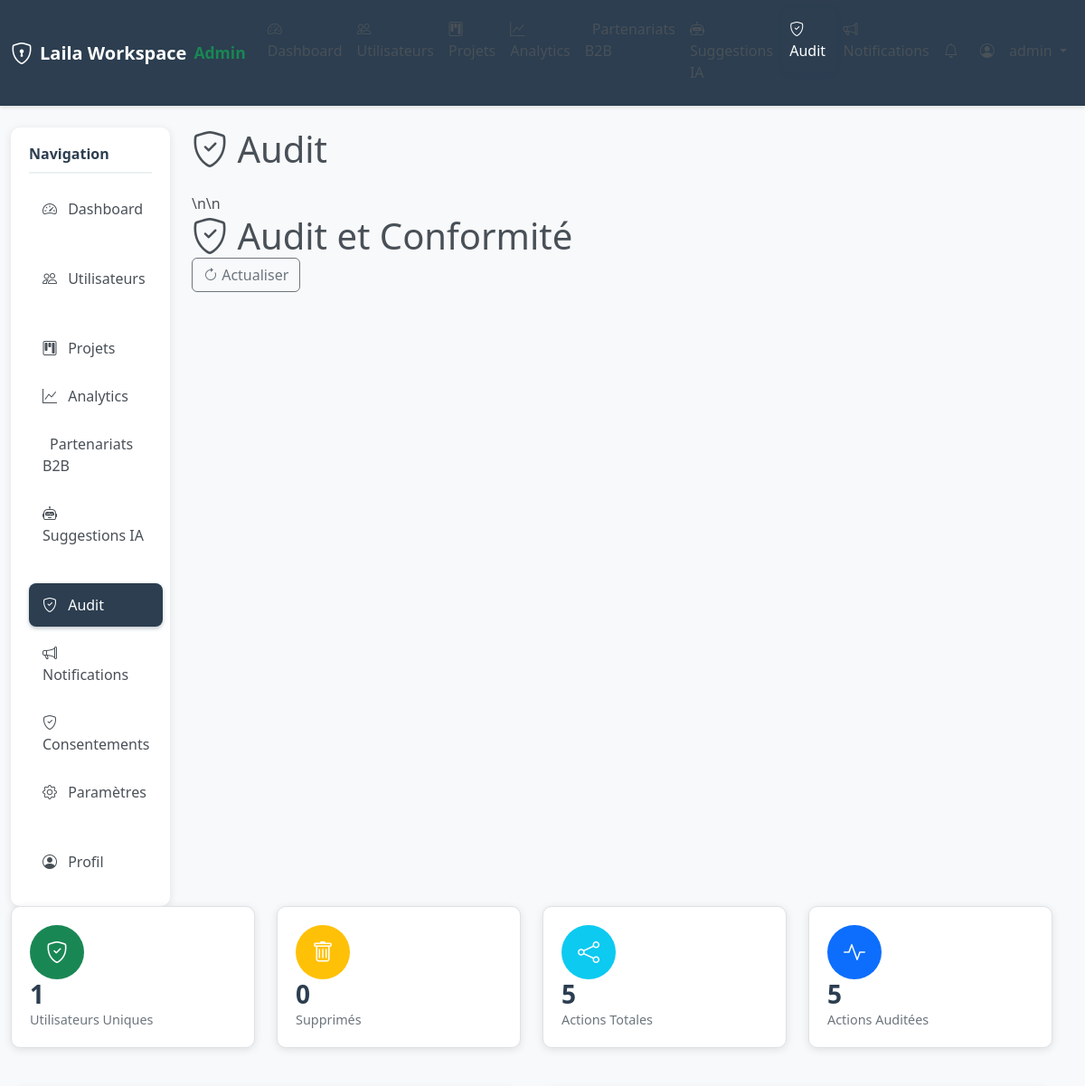
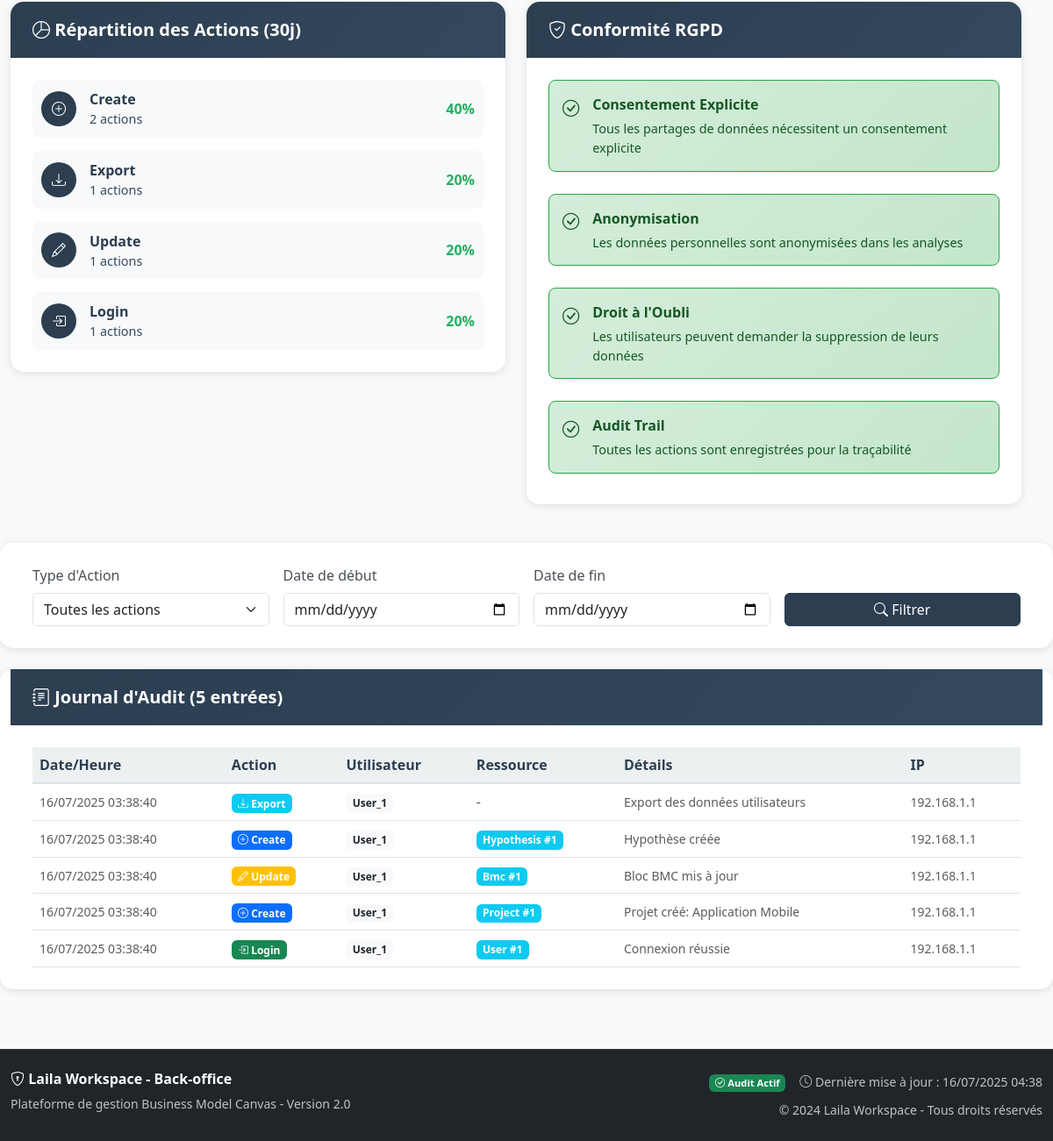
Screenshot of /views/admin/audit.php (signed in) with the database file from the repository (2 pictures, top to bottom).
### tables this page shows
CREATE TABLE IF NOT EXISTS audit_log (
    id INT AUTO_INCREMENT PRIMARY KEY,
    user_id INT,
    action_type VARCHAR(50) NOT NULL,
    resource_type VARCHAR(50),
    resource_id INT,
    details TEXT,
    ip_address VARCHAR(45),
    user_agent TEXT,
    created_at TIMESTAMP DEFAULT CURRENT_TIMESTAMP,
    INDEX idx_user_id (user_id),
    INDEX idx_action_type (action_type),
    INDEX idx_created_at (created_at)
);

### views/admin/audit.php (the view, shortened to what the rows shown need)
<?php
require_once '../../includes/db_connect.php';
function getActionColor($action_type) {
    switch ($action_type) {
        case 'login':
            return 'success';
        case 'create':
            return 'primary';
        case 'update':
            return 'warning';
        case 'export':
            return 'info';
    }
}
function getActionIcon($action_type) {
    switch ($action_type) {
        case 'login':
            return 'bi-box-arrow-in-right';
        case 'create':
            return 'bi-plus-circle';
        case 'update':
            return 'bi-pencil';
        case 'export':
            return 'bi-download';
    }
}
$page = isset($_GET['page']) ? (int)$_GET['page'] : 1;
$limit = 50;
$offset = ($page - 1) * $limit;
try {
    $where_conditions = [];
    $params = [];
    $where_clause = $where_conditions ? 'WHERE ' . implode(' AND ', $where_conditions) : '';
    $sql = "
        SELECT
            id,
            action_type,
            CONCAT('User_', user_id) as user_code,
            resource_type,
            resource_id,
            details,
            ip_address,
            user_agent,
            created_at
        FROM audit_log
        $where_clause
        ORDER BY created_at DESC
        LIMIT $limit OFFSET $offset
    ";
    $stmt = $pdo->prepare($sql);
    $stmt->execute($params);
    $audit_logs = $stmt->fetchAll(PDO::FETCH_ASSOC);
} catch (PDOException $e) {
    error_log('Erreur audit admin : ' . $e->getMessage());
    $audit_logs = [];
    $stats = [];
    $actions_by_type = [];
    $top_users = [];
    $total_pages = 0;
}
?>
<?php include 'template_header_simple.php'; ?>\n\n
                    <h1 style="color: var(--primary); margin: 0;">
                        <i class="bi bi-shield-check"></i> Audit et Conformité
                    </h1>
                </div>
                    <div class="admin-card">
                        <div class="card-body">
                            <div class="table-responsive">
                                <table class="table table-hover">
                                    <thead>
                                        <tr>
                                            <th>Date/Heure</th>
                                            <th>Action</th>
                                            <th>Utilisateur</th>
                                            <th>Ressource</th>
                                            <th>Détails</th>
                                            <th>IP</th>
                                        </tr>
                                    </thead>
                                    <tbody>
                                        <?php foreach ($audit_logs as $log): ?>
                                        <tr>
                                            <td>
                                                <small class="text-muted">
                                                    <?= date('d/m/Y H:i:s', strtotime($log['created_at'])) ?>
                                                </small>
                                            </td>
                                            <td>
                                                <span class="badge bg-<?= getActionColor($log['action_type']) ?>">
                                                    <i class="bi <?= getActionIcon($log['action_type']) ?>"></i>
                                                    <?= ucfirst($log['action_type']) ?>
                                                </span>
                                            </td>
                                            <td>
                                                <span class="badge bg-light text-dark">
                                                    <?= htmlspecialchars($log['user_code']) ?>
                                                </span>
                                            </td>
                                            <td>
                                                <?php if ($log['resource_type'] && $log['resource_id']): ?>
                                                <span class="badge bg-info">
                                                    <?= ucfirst($log['resource_type']) ?> #<?= $log['resource_id'] ?>
                                                </span>
                                                <?php else: ?>
                                                <span class="text-muted">-</span>
                                                <?php endif; ?>
                                            </td>
                                            <td>
                                                <small class="text-muted">
                                                    <?= htmlspecialchars(substr($log['details'], 0, 50)) ?>
                                                </small>
                                            </td>
                                            <td>
                                                <small class="text-muted">
                                                    <?= htmlspecialchars($log['ip_address']) ?>
                                                </small>
                                            </td>
                                        </tr>
                                        <?php endforeach; ?>
                                    </tbody>
                                </table>
                            </div>
                        </div>
                    </div>
                </div>
            </div>
</body>
</html>

### rows the page displays
audit_log: created_at "16/07/2025 03:38:40", action_type "Export", user_code "User_1", details "Export des données utilisateurs", ip_address "192.168.1.1"
audit_log: created_at "16/07/2025 03:38:40", action_type "Create", user_code "User_1", resource_type "Hypothesis", resource "1", details "Hypothèse créée", ip_address "192.168.1.1"
audit_log: created_at "16/07/2025 03:38:40", action_type "Update", user_code "User_1", resource_type "Bmc", resource "1", details "Bloc BMC mis à jour", ip_address "192.168.1.1"
audit_log: created_at "16/07/2025 03:38:40", action_type "Create", user_code "User_1", resource_type "Project", resource "1", details "Projet créé: Application Mobile", ip_address "192.168.1.1"
audit_log: created_at "16/07/2025 03:38:40", action_type "Login", user_code "User_1", resource_type "User", resource "1", details "Connexion réussie", ip_address "192.168.1.1"

### other values shown
$_SESSION['user_role'] "admin"
$page_title "Audit"
$stats['unique_users'] "1"
$stats['deletes'] "0"
$stats['total_actions'] "5"
$total_logs "5"
$stat['action_type'] "Create"
$stat['count'] "2"
$stat['action_type'] "Export"
$stat['count'] "1"
$stat['action_type'] "Update"
$stat['action_type'] "Login"
